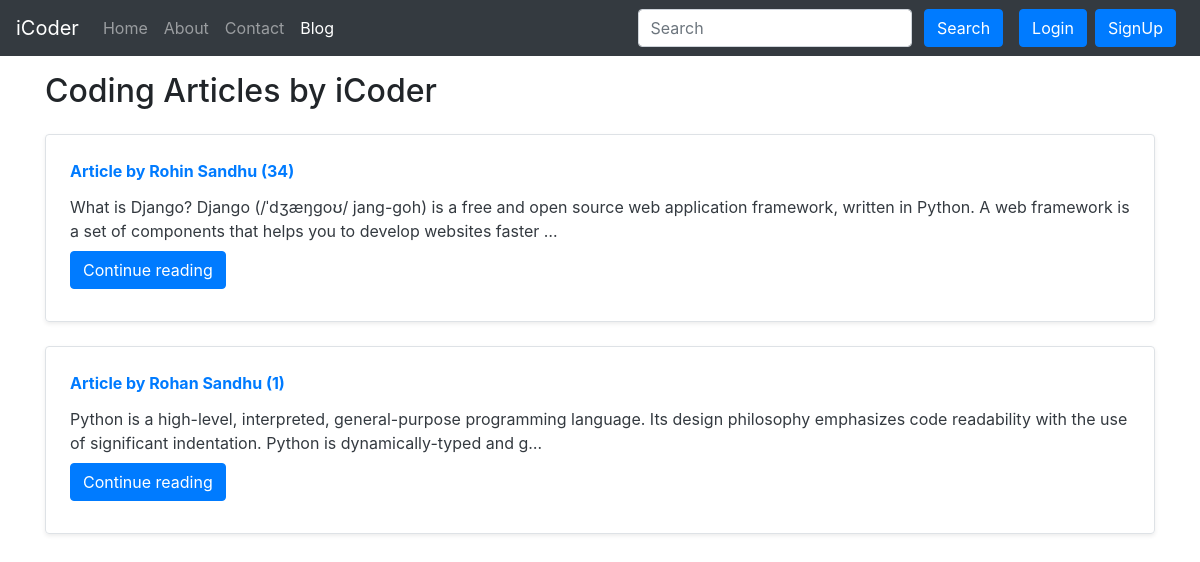
Screenshot of /blog/ with the database file from the repository.
### blog/models.py (models this page shows, shortened)
class Post(models.Model):
    sno=models.AutoField(primary_key=True)
    title=models.CharField(max_length=255)
    author=models.CharField(max_length=14)
    slug1=models.CharField(max_length=130)
    views= models.IntegerField(default=0)
    timeStamp=models.DateTimeField(blank=True)
    content=models.TextField()

### blog/views.py (the view)
# urls.py: path('', views.blogHome, name="bloghome"),
def blogHome(request):
    allPosts=Post.objects.all()
    context={'allPosts':allPosts}
    return render(request,'blog/blogHome.html',context)

### templates/blog/blogHome.html (shortened to what this page needs)
{% extends 'base.html' %}
{% block blogactive %} active {% endblock blogactive %}
{% block body %}
<div class="container my-3">
    <h2>Coding Articles by iCoder</h2>
    {% for post in allPosts  %}
    <div class="row no-gutters border rounded overflow-hidden flex-md-row mb-4 shadow-sm h-md-250 my-4 position-relative">
        <div class="col p-4 d-flex flex-column position-static">
            <strong class="d-inline-block mb-2 text-primary">Article  by {{post.author}} ({{post.views}})</strong>
            <h3 class="mb-0"><a class="text-dark" href="/blog/{{post.slug1}}"{{post.title}} </a> </h3>
            <p class="card-text mb-auto">{{post.content|safe |truncatechars:200}}</p>
            <div class="my-2">
            	<a href="/blog/{{post.slug1}}" role="button" class="btn btn-primary">Continue reading</a>
            </div>
        </div>
        </div>
        {% endfor %}
    </div>
 {% endblock %}

### rows the page displays
Post: author "Rohin Sandhu", views "34", content "What is Django? Django (/ˈdʒæŋɡoʊ/ jang-goh) is a free and open source web application framework, written in Python. A web framework is a set of components that helps you to develop websites faster …"
Post: author "Rohan Sandhu", views "1", content "Python is a high-level, interpreted, general-purpose programming language. Its design philosophy emphasizes code readability with the use of significant indentation. Python is dynamically-typed and g…"
